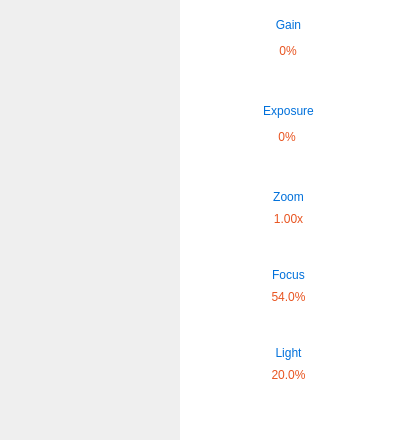
        <widget class="CameraStreamWidget" name="visioLeft" native="true">
         <property name="layoutDirection">
          <enum>Qt::LayoutDirection::LeftToRight</enum>
         </property>
         <layout class="QGridLayout" name="gridLayout" rowstretch="1,0" columnstretch="0,0,0">
          <property name="leftMargin">
           <number>0</number>
          </property>
          <property name="topMargin">
           <number>0</number>
          </property>
          <property name="rightMargin">
           <number>0</number>
          </property>
          <property name="bottomMargin">
           <number>0</number>
          </property>
          <property name="spacing">
           <number>0</number>
          </property>
          <item row="0" column="0" colspan="2">
           <widget class="QWidget" name="widget_9" native="true">
            <layout class="QGridLayout" name="gridLayout_4">
             <property name="leftMargin">
              <number>0</number>
             </property>
             <property name="topMargin">
              <number>0</number>
             </property>
             <property name="rightMargin">
              <number>0</number>
             </property>
             <property name="bottomMargin">
              <number>0</number>
             </property>
             <property name="spacing">
              <number>0</number>
             </property>
             <item row="1" column="1">
              <widget class="QLabel" name="visualMarkLeft">
               <property name="sizePolicy">
                <sizepolicy hsizetype="Fixed" vsizetype="Fixed">
                 <horstretch>0</horstretch>
                 <verstretch>0</verstretch>
                </sizepolicy>
               </property>
               <property name="minimumSize">
                <size>
                 <width>100</width>
                 <height>100</height>
                </size>
               </property>
               <property name="maximumSize">
                <size>
                 <width>100</width>
                 <height>100</height>
                </size>
               </property>
               <property name="text">
                <string/>
               </property>
               <property name="pixmap">
                <pixmap resource="../../resources.qrc">:/icons/croix.svg</pixmap>
               </property>
               <property name="scaledContents">
                <bool>true</bool>
               </property>
              </widget>
             </item>
             <item row="0" column="1">
              <spacer name="verticalSpacer_2">
               <property name="orientation">
                <enum>Qt::Orientation::Vertical</enum>
               </property>
               <property name="sizeHint" stdset="0">
                <size>
                 <width>20</width>
                 <height>40</height>
                </size>
               </property>
              </spacer>
             </item>
             <item row="1" column="2">
              <spacer name="horizontalSpacer_4">
               <property name="orientation">
                <enum>Qt::Orientation::Horizontal</enum>
               </property>
               <property name="sizeHint" stdset="0">
                <size>
                 <width>40</width>
                 <height>20</height>
                </size>
               </property>
              </spacer>
             </item>
             <item row="1" column="0">
              <spacer name="horizontalSpacer_3">
               <property name="orientation">
                <enum>Qt::Orientation::Horizontal</enum>
               </property>
               <property name="sizeHint" stdset="0">
                <size>
                 <width>40</width>
                 <height>20</height>
                </size>
               </property>
              </spacer>
             </item>
             <item row="2" column="1">
              <spacer name="verticalSpacer_3">
               <property name="orientation">
                <enum>Qt::Orientation::Vertical</enum>
               </property>
               <property name="sizeHint" stdset="0">
                <size>
                 <width>20</width>
                 <height>40</height>
                </size>
               </property>
              </spacer>
             </item>
            </layout>
           </widget>
          </item>
          <item row="0" column="2" rowspan="2">
           <widget class="QFrame" name="configCamLeftFrame">
            <property name="sizePolicy">
             <sizepolicy hsizetype="Fixed" vsizetype="Preferred">
              <horstretch>0</horstretch>
              <verstretch>0</verstretch>
             </sizepolicy>
            </property>
            <property name="minimumSize">
             <size>
              <width>217</width>
              <height>0</height>
             </size>
            </property>
            <property name="maximumSize">
             <size>
              <width>217</width>
              <height>16777215</height>
             </size>
            </property>
            <property name="styleSheet">
             <string notr="true">background-color: #fff;
</string>
            </property>
            <layout class="QVBoxLayout" name="verticalLayout_2">
             <property name="spacing">
              <number>24</number>
             </property>
             <item>
              <layout class="QVBoxLayout" name="verticalLayout_8">
               <property name="spacing">
                <number>8</number>
               </property>
               <property name="leftMargin">
                <number>9</number>
               </property>
               <property name="topMargin">
                <number>9</number>
               </property>
               <property name="rightMargin">
                <number>9</number>
               </property>
               <property name="bottomMargin">
                <number>9</number>
               </property>
               <item>
                <widget class="QLabel" name="label">
                 <property name="styleSheet">
                  <string notr="true">color: #0070db;
</string>
                 </property>
                 <property name="text">
                  <string>Gain</string>
                 </property>
                 <property name="alignment">
                  <set>Qt::AlignmentFlag::AlignBottom|Qt::AlignmentFlag::AlignHCenter</set>
                 </property>
                </widget>
               </item>
               <item>
                <layout class="QHBoxLayout" name="horizontalLayout_5">
                 <property name="spacing">
                  <number>1</number>
                 </property>
                 <item>
                  <widget class="QPushButton" name="pushButton">
                   <property name="sizePolicy">
                    <sizepolicy hsizetype="Fixed" vsizetype="Fixed">
                     <horstretch>0</horstretch>
                     <verstretch>0</verstretch>
                    </sizepolicy>
                   </property>
                   <property name="maximumSize">
                    <size>
                     <width>36</width>
                     <height>36</height>
                    </size>
                   </property>
                   <property name="styleSheet">
                    <string notr="true"/>
                   </property>
                   <property name="text">
                    <string/>
                   </property>
                   <property name="icon">
                    <iconset resource="../../resources.qrc">
                     <normaloff>:/icons/moins-wafer-circle.svg</normaloff>:/icons/moins-wafer-circle.svg</iconset>
                   </property>
                   <property name="iconSize">
                    <size>
                     <width>36</width>
                     <height>36</height>
                    </size>
                   </property>
                   <property name="flat">
                    <bool>true</bool>
                   </property>
                  </widget>
                 </item>
                 <item>
                  <widget class="QLabel" name="label_15">
                   <property name="sizePolicy">
                    <sizepolicy hsizetype="Fixed" vsizetype="Fixed">
                     <horstretch>0</horstretch>
                     <verstretch>0</verstretch>
                    </sizepolicy>
                   </property>
                   <property name="maximumSize">
                    <size>
                     <width>50</width>
                     <height>50</height>
                    </size>
                   </property>
                   <property name="styleSheet">
                    <string notr="true">color: #E85420;
</string>
                   </property>
                   <property name="text">
                    <string>0%</string>
                   </property>
                   <property name="alignment">
                    <set>Qt::AlignmentFlag::AlignCenter</set>
                   </property>
                  </widget>
                 </item>
                 <item>
                  <widget class="QPushButton" name="pushButton_2">
                   <property name="sizePolicy">
                    <sizepolicy hsizetype="Fixed" vsizetype="Fixed">
                     <horstretch>0</horstretch>
                     <verstretch>0</verstretch>
                    </sizepolicy>
                   </property>
                   <property name="maximumSize">
                    <size>
                     <width>36</width>
                     <height>36</height>
                    </size>
                   </property>
                   <property name="text">
                    <string/>
                   </property>
                   <property name="icon">
                    <iconset resource="../../resources.qrc">
                     <normaloff>:/icons/plus-wafer-circle.svg</normaloff>:/icons/plus-wafer-circle.svg</iconset>
                   </property>
                   <property name="iconSize">
                    <size>
                     <width>36</width>
                     <height>36</height>
                    </size>
                   </property>
                   <property name="flat">
                    <bool>true</bool>
                   </property>
                  </widget>
                 </item>
                </layout>
               </item>
              </layout>
             </item>
             <item>
              <layout class="QVBoxLayout" name="verticalLayout_9">
               <property name="spacing">
                <number>8</number>
               </property>
               <property name="leftMargin">
                <number>9</number>
               </property>
               <property name="topMargin">
                <number>9</number>
               </property>
               <property name="rightMargin">
                <number>9</number>
               </property>
               <property name="bottomMargin">
                <number>9</number>
               </property>
               <item>
                <widget class="QLabel" name="label_2">
                 <property name="styleSheet">
                  <string notr="true">color: #0070db;
</string>
                 </property>
                 <property name="text">
                  <string>Exposure</string>
                 </property>
                 <property name="alignment">
                  <set>Qt::AlignmentFlag::AlignBottom|Qt::AlignmentFlag::AlignHCenter</set>
                 </property>
                </widget>
               </item>
               <item>
                <layout class="QHBoxLayout" name="horizontalLayout_6">
                 <item>
                  <widget class="QPushButton" name="pushButton_4">
                   <property name="sizePolicy">
                    <sizepolicy hsizetype="Fixed" vsizetype="Fixed">
                     <horstretch>0</horstretch>
                     <verstretch>0</verstretch>
                    </sizepolicy>
                   </property>
                   <property name="maximumSize">
                    <size>
                     <width>36</width>
                     <height>36</height>
                    </size>
                   </property>
                   <property name="text">
                    <string/>
                   </property>
                   <property name="icon">
                    <iconset resource="../../resources.qrc">
                     <normaloff>:/icons/moins-wafer-circle.svg</normaloff>:/icons/moins-wafer-circle.svg</iconset>
                   </property>
                   <property name="iconSize">
                    <size>
                     <width>36</width>
                     <height>36</height>
                    </size>
                   </property>
                   <property name="flat">
                    <bool>true</bool>
                   </property>
                  </widget>
                 </item>
                 <item>
                  <widget class="QLabel" name="label_16">
                   <property name="sizePolicy">
                    <sizepolicy hsizetype="Fixed" vsizetype="Fixed">
                     <horstretch>0</horstretch>
                     <verstretch>0</verstretch>
                    </sizepolicy>
                   </property>
                   <property name="maximumSize">
                    <size>
                     <width>50</width>
                     <height>50</height>
                    </size>
                   </property>
                   <property name="styleSheet">
                    <string notr="true">color: #E85420;
</string>
                   </property>
                   <property name="text">
                    <string>0%</string>
                   </property>
                   <property name="alignment">
                    <set>Qt::AlignmentFlag::AlignCenter</set>
                   </property>
                  </widget>
                 </item>
                 <item>
                  <widget class="QPushButton" name="pushButton_3">
                   <property name="sizePolicy">
                    <sizepolicy hsizetype="Fixed" vsizetype="Fixed">
                     <horstretch>0</horstretch>
                     <verstretch>0</verstretch>
                    </sizepolicy>
                   </property>
                   <property name="maximumSize">
                    <size>
                     <width>36</width>
                     <height>36</height>
                    </size>
                   </property>
                   <property name="text">
                    <string/>
                   </property>
                   <property name="icon">
                    <iconset resource="../../resources.qrc">
                     <normaloff>:/icons/plus-wafer-circle.svg</normaloff>:/icons/plus-wafer-circle.svg</iconset>
                   </property>
                   <property name="iconSize">
                    <size>
                     <width>36</width>
                     <height>36</height>
                    </size>
                   </property>
                   <property name="flat">
                    <bool>true</bool>
                   </property>
                  </widget>
                 </item>
                </layout>
               </item>
              </layout>
             </item>
             <item>
              <layout class="QVBoxLayout" name="verticalLayout_10">
               <property name="spacing">
                <number>8</number>
               </property>
               <property name="leftMargin">
                <number>9</number>
               </property>
               <property name="topMargin">
                <number>9</number>
               </property>
               <property name="rightMargin">
                <number>9</number>
               </property>
               <property name="bottomMargin">
                <number>9</number>
               </property>
               <item>
                <widget class="QLabel" name="label_9">
                 <property name="styleSheet">
                  <string notr="true">color: #0070db;
</string>
                 </property>
                 <property name="text">
                  <string>Zoom</string>
                 </property>
                 <property name="alignment">
                  <set>Qt::AlignmentFlag::AlignBottom|Qt::AlignmentFlag::AlignHCenter</set>
                 </property>
                </widget>
               </item>
               <item>
                <widget class="QLabel" name="label_10">
                 <property name="styleSheet">
                  <string notr="true">color: #E85420;
</string>
                 </property>
                 <property name="text">
                  <string>1.00x</string>
                 </property>
                 <property name="alignment">
                  <set>Qt::AlignmentFlag::AlignCenter</set>
                 </property>
                </widget>
               </item>
              </layout>
             </item>
             <item>
              <layout class="QVBoxLayout" name="verticalLayout_11">
               <property name="spacing">
                <number>8</number>
               </property>
               <property name="leftMargin">
                <number>9</number>
               </property>
               <property name="topMargin">
                <number>9</number>
               </property>
               <property name="rightMargin">
                <number>9</number>
               </property>
               <property name="bottomMargin">
                <number>9</number>
               </property>
               <item>
                <widget class="QLabel" name="label_11">
                 <property name="styleSheet">
                  <string notr="true">color: #0070db;
</string>
                 </property>
                 <property name="text">
                  <string>Focus</string>
                 </property>
                 <property name="alignment">
                  <set>Qt::AlignmentFlag::AlignBottom|Qt::AlignmentFlag::AlignHCenter</set>
                 </property>
                </widget>
               </item>
               <item>
                <widget class="QLabel" name="label_12">
                 <property name="styleSheet">
                  <string notr="true">color: #E85420;
</string>
                 </property>
                 <property name="text">
                  <string>54.0%</string>
                 </property>
                 <property name="alignment">
                  <set>Qt::AlignmentFlag::AlignCenter</set>
                 </property>
                </widget>
               </item>
              </layout>
             </item>
             <item>
              <layout class="QVBoxLayout" name="verticalLayout_12">
               <property name="spacing">
                <number>8</number>
               </property>
               <property name="leftMargin">
                <number>9</number>
               </property>
               <property name="topMargin">
                <number>9</number>
               </property>
               <property name="rightMargin">
                <number>9</number>
               </property>
               <property name="bottomMargin">
                <number>9</number>
               </property>
               <item>
                <widget class="QLabel" name="label_13">
                 <property name="styleSheet">
                  <string notr="true">color: #0070db;
</string>
                 </property>
                 <property name="text">
                  <string>Light</string>
                 </property>
                 <property name="alignment">
                  <set>Qt::AlignmentFlag::AlignBottom|Qt::AlignmentFlag::AlignHCenter</set>
                 </property>
                </widget>
               </item>
               <item>
                <widget class="QLabel" name="label_14">
                 <property name="styleSheet">
                  <string notr="true">color: #E85420;
</string>
                 </property>
                 <property name="text">
                  <string>20.0%</string>
                 </property>
                 <property name="alignment">
                  <set>Qt::AlignmentFlag::AlignCenter</set>
                 </property>
                </widget>
               </item>
              </layout>
             </item>
             <item>
              <spacer name="verticalSpacer">
               <property name="orientation">
                <enum>Qt::Orientation::Vertical</enum>
               </property>
               <property name="sizeHint" stdset="0">
                <size>
                 <width>20</width>
                 <height>40</height>
                </size>
               </property>
              </spacer>
             </item>
            </layout>
           </widget>
          </item>
         </layout>
        </widget>
